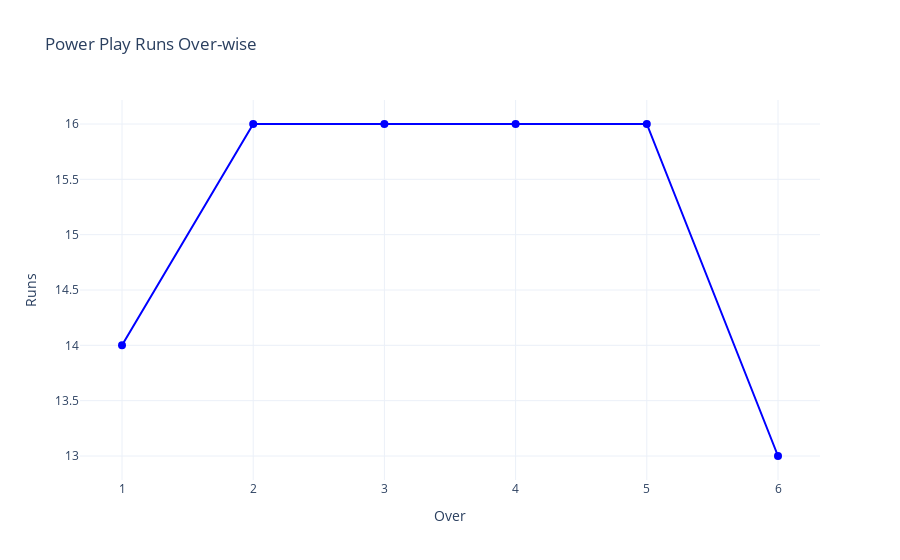
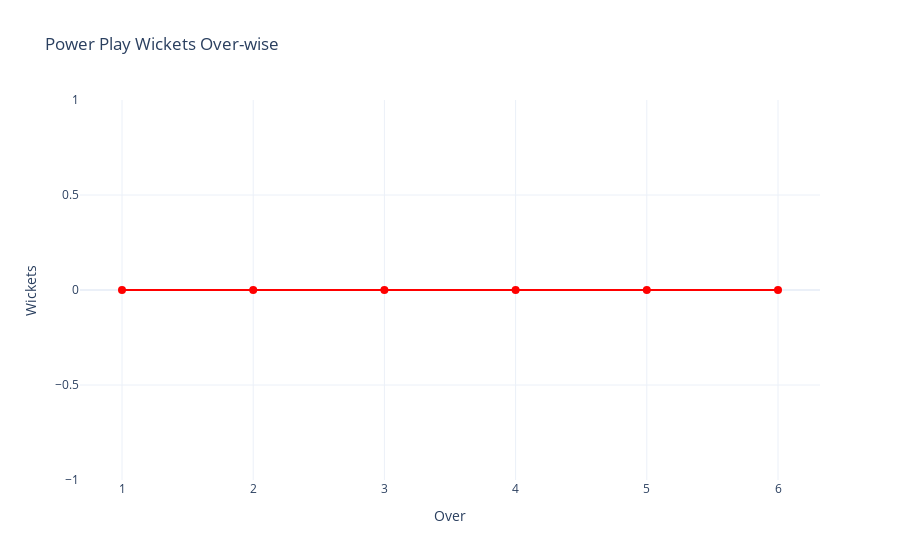

The code cell stored with these charts, in order, in its notebook:
### Markdown cell above
In most domestic leagues and international Twenty20 cricket, the first six overs of an innings will be a mandatory powerplay, with only two fielders allowed outside the 30-yard circle

### Code cell
import math
# Define overs_mapping for powerplay
overs_mapping = {
    'power_play': [1, 2, 3, 4, 5, 6],
    'middle_overs': [7, 8, 9, 10, 11, 12, 13, 14, 15],
    'death_overs': [16, 17, 18, 19, 20]
}

# Initialize lists to store data for each over
power_play_runs_list = []
power_play_wickets_list = []
power_play_run_rate_list = []

unique_matches = deliveries_df['match_id'].nunique()  # Get the number of unique matches
# Iterate through each over in the powerplay
for over in overs_mapping['power_play']:
    over_data = deliveries_df[deliveries_df['over'] == over]
    
    # Calculate runs, wickets, and run rate for the current over
    power_play_runs = math.floor(over_data['total_runs'].sum() / unique_matches)
    power_play_wickets = math.floor(over_data['is_wicket'].sum() / unique_matches) 
    power_play_run_rate = math.floor((power_play_runs / over_data['ball'].nunique()) / unique_matches)
    
    # Append the calculated values to the respective lists
    power_play_runs_list.append(power_play_runs)
    power_play_wickets_list.append(power_play_wickets)
    power_play_run_rate_list.append(power_play_run_rate)

# Plot power_play_runs
fig_runs = go.Figure()
fig_runs.add_trace(go.Scatter(
    x=overs_mapping['power_play'],
    y=power_play_runs_list,
    mode='lines+markers',
    name='Power Play Runs',
    line=dict(color='blue'),
    marker=dict(size=8)
))
fig_runs.update_layout(
    title='Power Play Runs Over-wise',
    xaxis_title='Over',
    yaxis_title='Runs',
    template='plotly_white'
)
fig_runs.show()

# Plot power_play_wickets
fig_wickets = go.Figure()
fig_wickets.add_trace(go.Scatter(
    x=overs_mapping['power_play'],
    y=power_play_wickets_list,
    mode='lines+markers',
    name='Power Play Wickets',
    line=dict(color='red'),
    marker=dict(size=8)
))
fig_wickets.update_layout(
    title='Power Play Wickets Over-wise',
    xaxis_title='Over',
    yaxis_title='Wickets',
    template='plotly_white'
)
fig_wickets.show()

### Figure 1 — Plotly figure (JSON) as saved in the notebook; plotly's stock layout.template omitted (floating-point values rounded to 4 significant figures)
{"data": [{"line": {"color": "blue"}, "marker": {"size": 8}, "mode": "lines+markers", "name": "Power Play Runs", "type": "scatter", "x": [1, 2, 3, 4, 5, 6], "y": [14, 16, 16, 16, 16, 13]}], "layout": {"title": {"text": "Power Play Runs Over-wise"}, "xaxis": {"title": {"text": "Over"}}, "yaxis": {"title": {"text": "Runs"}}}}

### Figure 2 — Plotly figure (JSON) as saved in the notebook; plotly's stock layout.template omitted (floating-point values rounded to 4 significant figures)
{"data": [{"line": {"color": "red"}, "marker": {"size": 8}, "mode": "lines+markers", "name": "Power Play Wickets", "type": "scatter", "x": [1, 2, 3, 4, 5, 6], "y": [0, 0, 0, 0, 0, 0]}], "layout": {"title": {"text": "Power Play Wickets Over-wise"}, "xaxis": {"title": {"text": "Over"}}, "yaxis": {"title": {"text": "Wickets"}}}}
